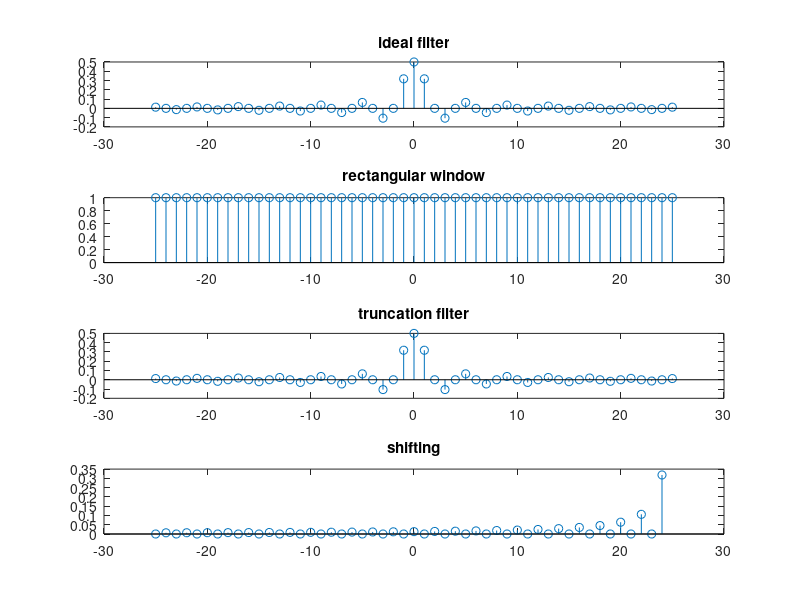

This chart was generated by the following MATLAB code:
clc ; 
clear ; 
close all ;
l=51;  #order M=l-1=50
w=pi/2;
n=-25:25; 

h=(sin(w*n)./(pi*n));
h(n==0)=0.5;
subplot(4,1,1)
stem(n,(h));
title("ideal filter")

#rectangular window W=1
W=(0.5+0.5*cos((2*pi.*n)));
subplot(4,1,2)
stem(n,(W));
title("rectangular window")

#truncation filter
y=(W.*h);
x=fft(y);
subplot(4,1,3)
stem(n,(y));
title("truncation filter")

#shifting
a=(sin(w*(n-25))./(pi.*(n-25)));
subplot(4,1,4);
stem(n,abs(a));
title("shifting")